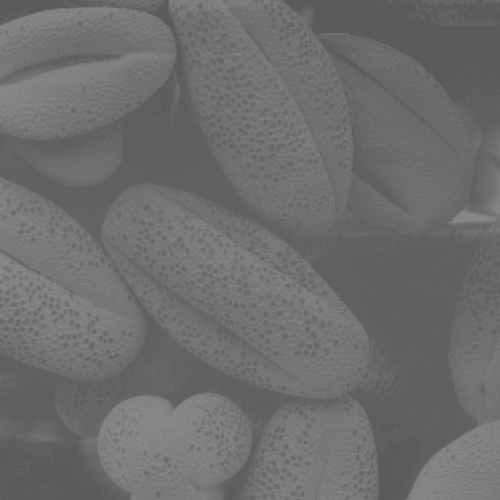
%> input picture Lab3-Intensity-transformation-main/assets/pollen.tif, 500 x 500 px
$ octave Untitled.m   (GNU Octave 9; MATLAB toolbox functions it lacks are replaced by stand-ins)
%> lines starting %> are read from the running program, lines starting %| are printed output that depends on the picture
% [15 lines of commented-out code are left out]
imshow(f(:,241 : 482)) % Display the right half of the image.
% [35 lines of commented-out code are left out]
clear all       % clear all variable in workspace
close all       % close all figure windows
f=imread('assets/pollen.tif');
%> f is the input picture: size 500x500 uint8; min 91, max 138, mean 109.1
imshow(f)
figure          % open a new figure window
imhist(f);      % calculate and plot the histogram
%> figure, not shown here; highest point at x = 96, y = 19078

close all
g=imadjust(f,[0.3 0.55]);
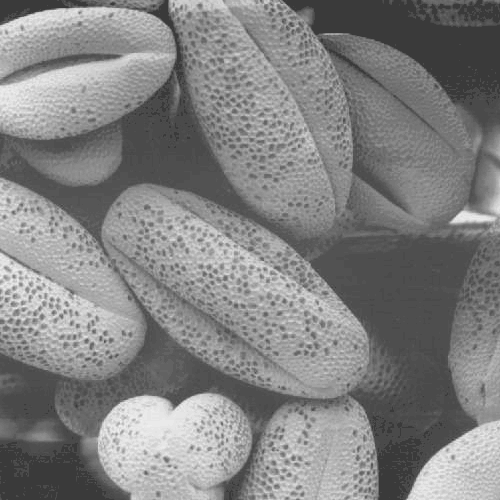
%> g: size 500x500 uint8; min 58, max 246, mean 130.3
montage({f, g})     % display list of images side-by-side
figure
imhist(g);
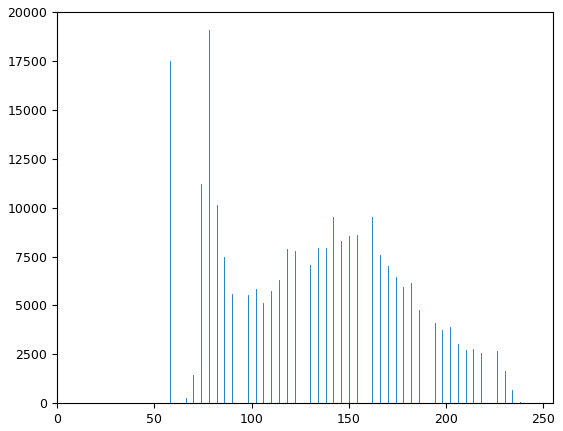
%> figure redrawn from the program's plot data; highest point at x = 78, y = 19078

g_pdf = imhist(g) ./ numel(g);  % compute PDF
%> g_pdf = 256 values, max 0.0763 at index 79, min 0 at index 1, mean 0.00391
g_cdf = cumsum(g_pdf);          % compute CDF
%> g_cdf = 256 values from 0 to 1
close all                       % close all figure windows
imshow(g);
subplot(1,2,1)                  % plot 1 in a 1x2 subplot
plot(g_pdf)
subplot(1,2,2)                  % plot 2 in a 1x2 subplot
plot(g_cdf)
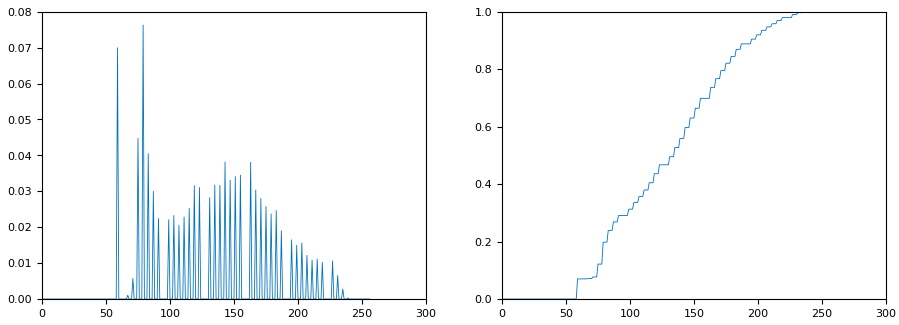
%> figure redrawn from the program's plot data, 2 panels; panel 1: curve peaks at x = 79, y = 0.0763; panel 2: curve peaks at x = 247, y = 1

x = linspace(0, 1, 256);    % x has 256 values equally spaced
                            %  .... between 0 and 1
figure
plot(x, g_cdf)
axis([0 1 0 1])             % graph x and y range is 0 to 1
set(gca, 'xtick', 0:0.2:1)  % x tick marks are in steps of 0.2
set(gca, 'ytick', 0:0.2:1)
xlabel('Input intensity values', 'fontsize', 9)
ylabel('Output intensity values', 'fontsize', 9)
title('Transformation function', 'fontsize', 12)
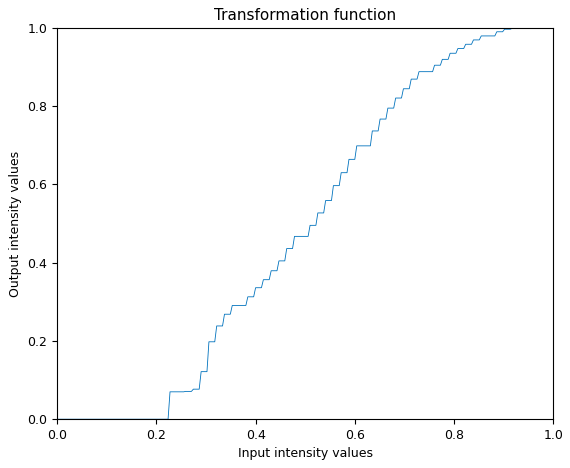
%> figure redrawn from the program's plot data; curve peaks at x = 0.965, y = 1

h = histeq(g,256);              % histogram equalize g
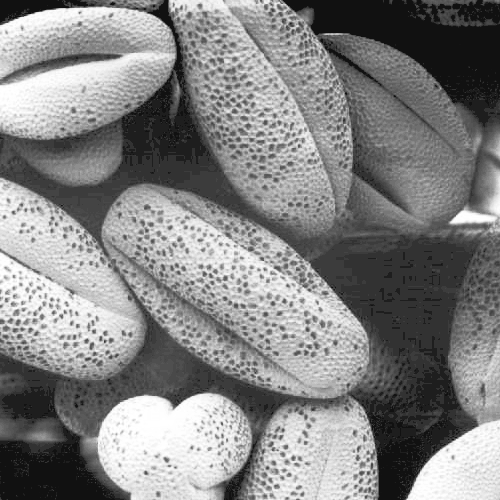
%> h: size 500x500 uint8; min 17, max 255, mean 131.5
close all
montage({f, g, h})
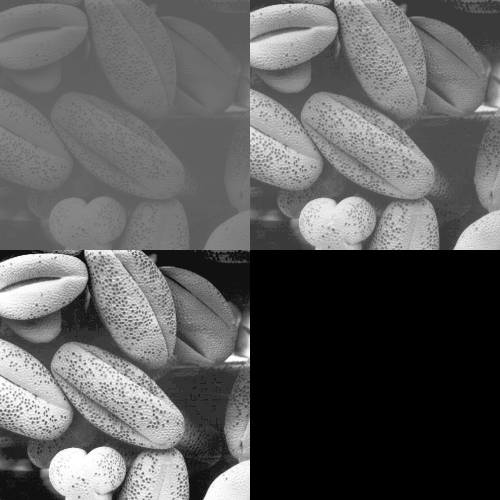
%> displayed picture: size 1000x1000, on the screen's scale of 0 to 255 (shown at 1/2 size); min 0, max 255, mean 92.7
figure;
subplot(1,3,1); imhist(f);
subplot(1,3,2); imhist(g);
subplot(1,3,3); imhist(h);
%> after `imhist(h)`:
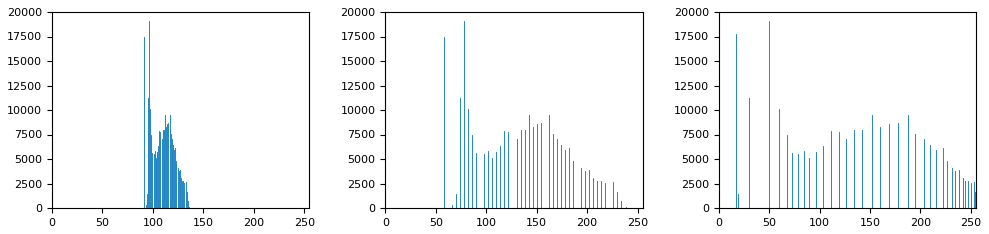
%> figure redrawn from the program's plot data, 3 panels; panel 1: highest point at x = 96, y = 19078; panel 2: highest point at x = 78, y = 19078; panel 3: highest point at x = 50, y = 19078
